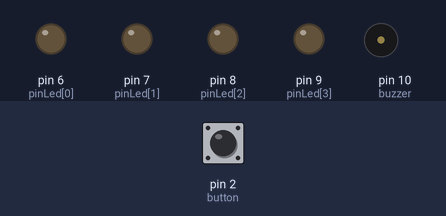
A sketch run on a simulated Arduino Uno, built with avr-gcc and run on an emulated ATmega328P. Shown: output pins drawn as LEDs (lit = HIGH), buzzer (waves = sounding, pin HIGH). The test bench sets the inputs (shaded band); at power-on: pin 2 (button) LOW.

Above: at 1.2 s.
1.3 s: pin 2 (button) pulled HIGH for 0.15 s
At 2.7 s:
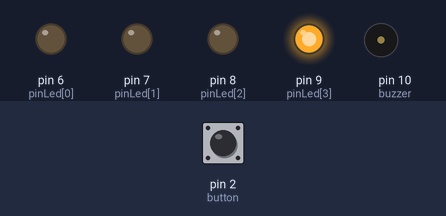
At 3.7 s:
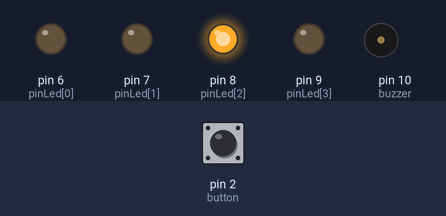
Timing chart, 0 to 13.4 s (numbered marks = the images above; inputs shaded):
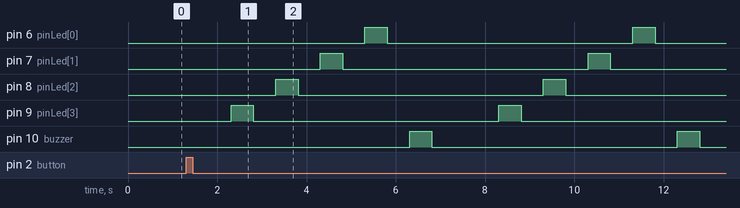

Measured:
- after the input at 1.3 s, pin 6 (pinLed[0]): alternates HIGH for 0.50 s and LOW for 5.5 s, starting after 4.0 s; pin 7 (pinLed[1]): alternates HIGH for 0.50 s and LOW for 5.5 s, starting after 3.0 s

The sketch:

latihan1.ino
```cpp
// Pushbutton 1 ditekan makan lampu berjalan dari kiri ke kanan diakhiri dengan suara buzzer
int pinLed[] = {6,7,8,9};
int jmlPin = 4;
int timer = 500;
int button = 2;
int buzzer = 10;
int bacaButton, lastButton, kondisi = 0;

void setup() {
  for (int i=0; i<jmlPin; i++){
    pinMode(pinLed[i], OUTPUT);
  }
  pinMode (buzzer, OUTPUT);
  pinMode (button, INPUT);

}

void loop() {
  bacaButton = digitalRead (button);

  if ((bacaButton == HIGH) && (lastButton == LOW)) {
    kondisi = 1 - kondisi;
    delay(10);
  }

  lastButton = bacaButton;

  if (kondisi == 1) {
    for (int i=jmlPin; i>=0; i--){
      digitalWrite(pinLed[i],HIGH);
      delay(timer);
      digitalWrite(pinLed[i],LOW);
      delay(timer);
    }

    digitalWrite(buzzer, HIGH);
    delay(timer);
    digitalWrite(buzzer, LOW);
    delay(timer);
  }
  else
    for (int i=0; i<jmlPin; i++){
      digitalWrite(pinLed[i], LOW);
    }
    digitalWrite(buzzer, LOW);

}
```
